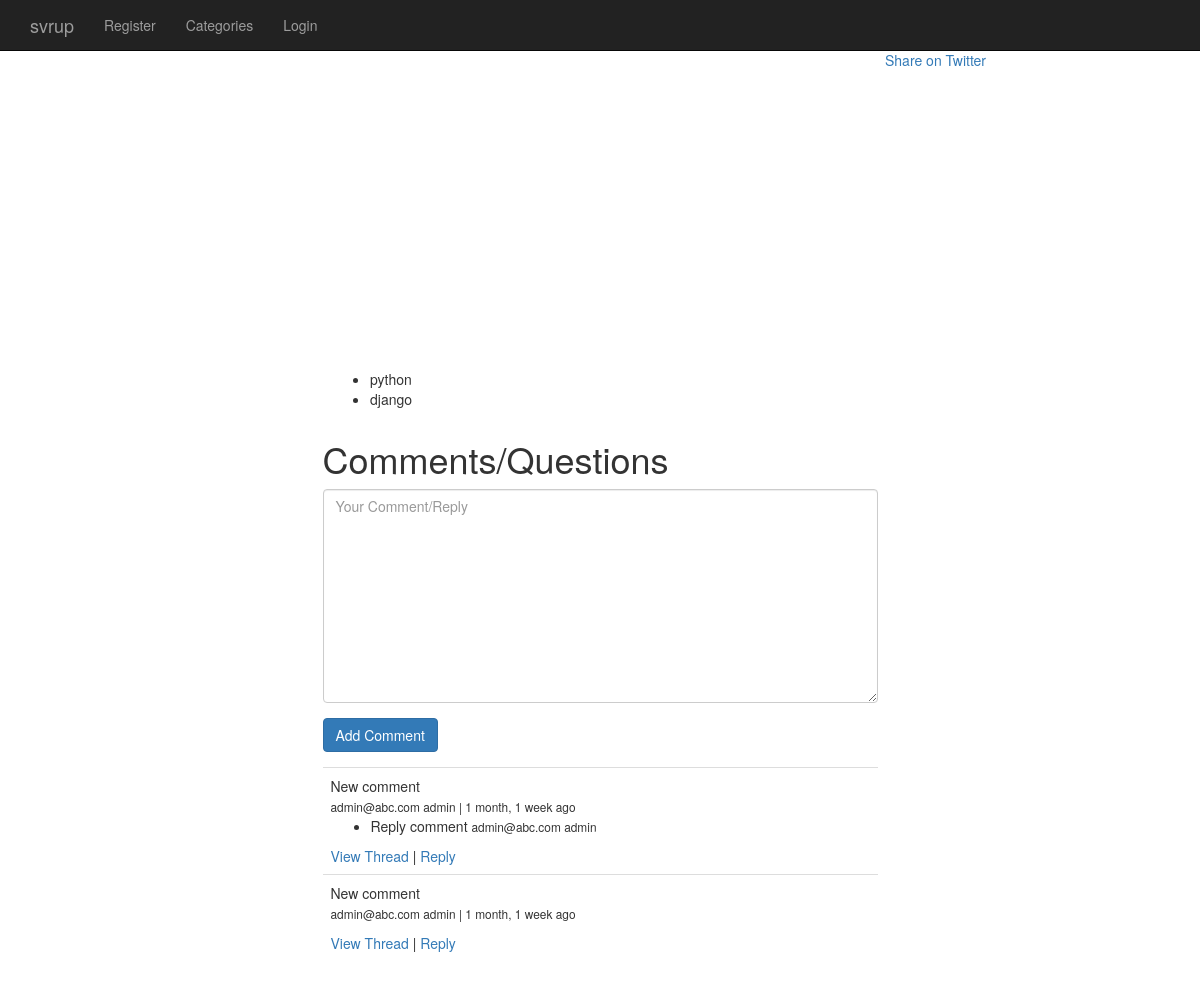
The page /projects/cat-2/video3-cat-2-4/ on the database its author committed.
### videos/models.py (models this page shows)
class Video(models.Model):
	title = models.CharField(max_length=120)
	slug = models.SlugField(null=True, blank=True)
	embed_code = models.CharField(max_length=500, null=True, blank=True)
	tag = GenericRelation("TaggedItem", null = True, blank=True)
	active = models.BooleanField(default=True)
	featured = models.BooleanField(default=False)
	free_preview = models.BooleanField(default=False)
	category = models.ForeignKey("Category", null=True)
	timestamp = models.DateTimeField(auto_now_add=True, auto_now=False, null=True)
	updated = models.DateTimeField(auto_now_add=False, auto_now=True, null=True)
	class Meta:
		unique_together = ('slug','category')
	def __unicode__(self):
		return self.title
	def get_absolute_url(self):
		return reverse("video_detail", kwargs={"vid_slug": self.slug, "cat_slug": self.category.slug})

class TaggedItem(models.Model):
	tag = models.SlugField(choices=TAG_CHOICES)
	content_type = models.ForeignKey(ContentType)
	object_id = models.PositiveIntegerField()
	content_object = GenericForeignKey('content_type', 'object_id')
	def __unicode__(self):
		return self.tag

### comments/models.py (models this page shows, shortened)
class Comment(models.Model):
	user = models.ForeignKey(MyUser)
	text = models.TextField()
	parent = models.ForeignKey("self", null =True)
	path = models.CharField(max_length=500)
	video = models.ForeignKey(Video, null=True, blank=True)
	timestamp = models.DateTimeField(auto_now=False, auto_now_add=True)
	updated = models.DateTimeField(auto_now=True, auto_now_add=False)
	objects = CommentManager()
	@property
	def get_origin(self):
		return self.path
	@property
	def get_comment(self):
		return self.text
	@property
	def is_child(self):
		if self.parent is not None:
			return True
		else:
			return False
	def get_children(self):
		if self.is_child:
			return None
		else:
			return Comment.objects.filter(parent=self)
	def get_absolute_url(self):
		return reverse('comment_thread', kwargs={"id": self.id})

### signup/models.py (models this page shows, shortened)
class MyUser(AbstractBaseUser):
    email = models.EmailField(
        verbose_name='email address',
        max_length=255,
        unique=True,
    )
    username = models.CharField(max_length=255, unique=True,)
    first_name=models.CharField(max_length=255)
    last_name=models.CharField(max_length=255)
    is_active = models.BooleanField(default=True)
    is_admin = models.BooleanField(default=False)
    is_member = models.BooleanField(default=False)
    objects = MyUserManager()
    USERNAME_FIELD = 'username'
    REQUIRED_FIELDS = ['email']
    def __str__(self):              # __unicode__ on Python 2
        return str(self.email)+ " "+ str(self.username)

### videos/views.py (the view)
# urls.py: url(r'^projects/(?P<cat_slug>[\w-]+)/(?P<vid_slug>[\w-]+)/$', 'videos.views.video_detail', name='video_detail'),
def video_detail(request, cat_slug, vid_slug):
	obj = Video.objects.get(slug=vid_slug)
	comments = obj.comment_set.all()
	for c in comments:
		c.get_children()
	try:
		cat = Category.objects.get(slug=cat_slug)
	except:
		raise Http404
	try:
		obj = Video.objects.get(slug=vid_slug)
		comments = obj.comment_set.all()
		comment_form = CommentForm()
		return render(request, "video_detail.html", {"obj": obj, "comments":comments, "comment_form": comment_form})
	except:
		raise Http404

### comments/forms.py
class CommentForm(forms.Form):
	Comment = forms.CharField(widget=forms.Textarea(attrs={"placeholder":"Your Comment/Reply"})
	)
	def __init__(self, data=None, files=None, **kwargs):
		super(CommentForm, self).__init__(data, files, kwargs)
		self.helper = FormHelper()
		self.helper.form_show_labels = False
		self.helper.add_input(Submit('submit', 'Add Comment', css_class='btn btn-primary',))

### comments/models.py (called while the page is built)
	def all(self):
		return super(CommentManager, self).filter(parent=None)

### templates/video_detail.html (shortened to what this page needs)
{% extends "base.html" %}
{% load crispy_forms_tags %}
{% block content %}
  <div class="col-sm-6 col-sm-offset-3">
   {{ obj.embed_code | safe }}
   </div>
   <div class="col-sm-6 col-sm-offset-3">
   {% if obj.tag.all %}
   <ul>
		{% for tags in obj.tag.all %}
			<li>{{ tags }}</li>
		{% endfor %}
	{% endif %}
	</ul>
	</div>
	<a href="https://twitter.com/home?status=">Share on Twitter</a>
  <div class="row">
  <div class="col-sm-6 col-sm-offset-3">
  <h1> Comments/Questions </h1>
  <form method = "POST" action='{% url "comment_create_view" %}'>{% csrf_token %}
	{% crispy comment_form comment_form.helper %}
  </form>
  <table class ='table' >
  {% for comment in comments %}
    <tr><td>{{ comment.get_comment }} </br>
	<small>{{ comment.user }} | {{ comment.timestamp| timesince}} ago </small>
	{% if not comment.is_child %}
	<ul>
		{% for child in comment.get_children %}
		<li> {{ child.get_comment }}
		<small> {{ child.user }}</small></li>
		{% endfor %}
		</ul>
		<a href= '{{ comment.get_absolute_url }}' > View Thread </a> | <a href ='#' class='reply_btn'> Reply </a>
	{% endif %}
  </tr></td>
  {% endfor %}
 </table>
</div></div>
{% endblock %}

### static/our_static/css/jumbotron.css (style rules this page uses)
body { padding-top: 50px; padding-bottom: 20px; }

### rows shown on the page
TaggedItem: tag "python"
TaggedItem: tag "django"
Comment: get_comment "New comment", user "admin@abc.com admin", timestamp "1 month, 1 week"
Comment: get_comment "Reply comment", user "admin@abc.com admin"
Comment: get_comment "New comment", user "admin@abc.com admin", timestamp "1 month, 1 week"
